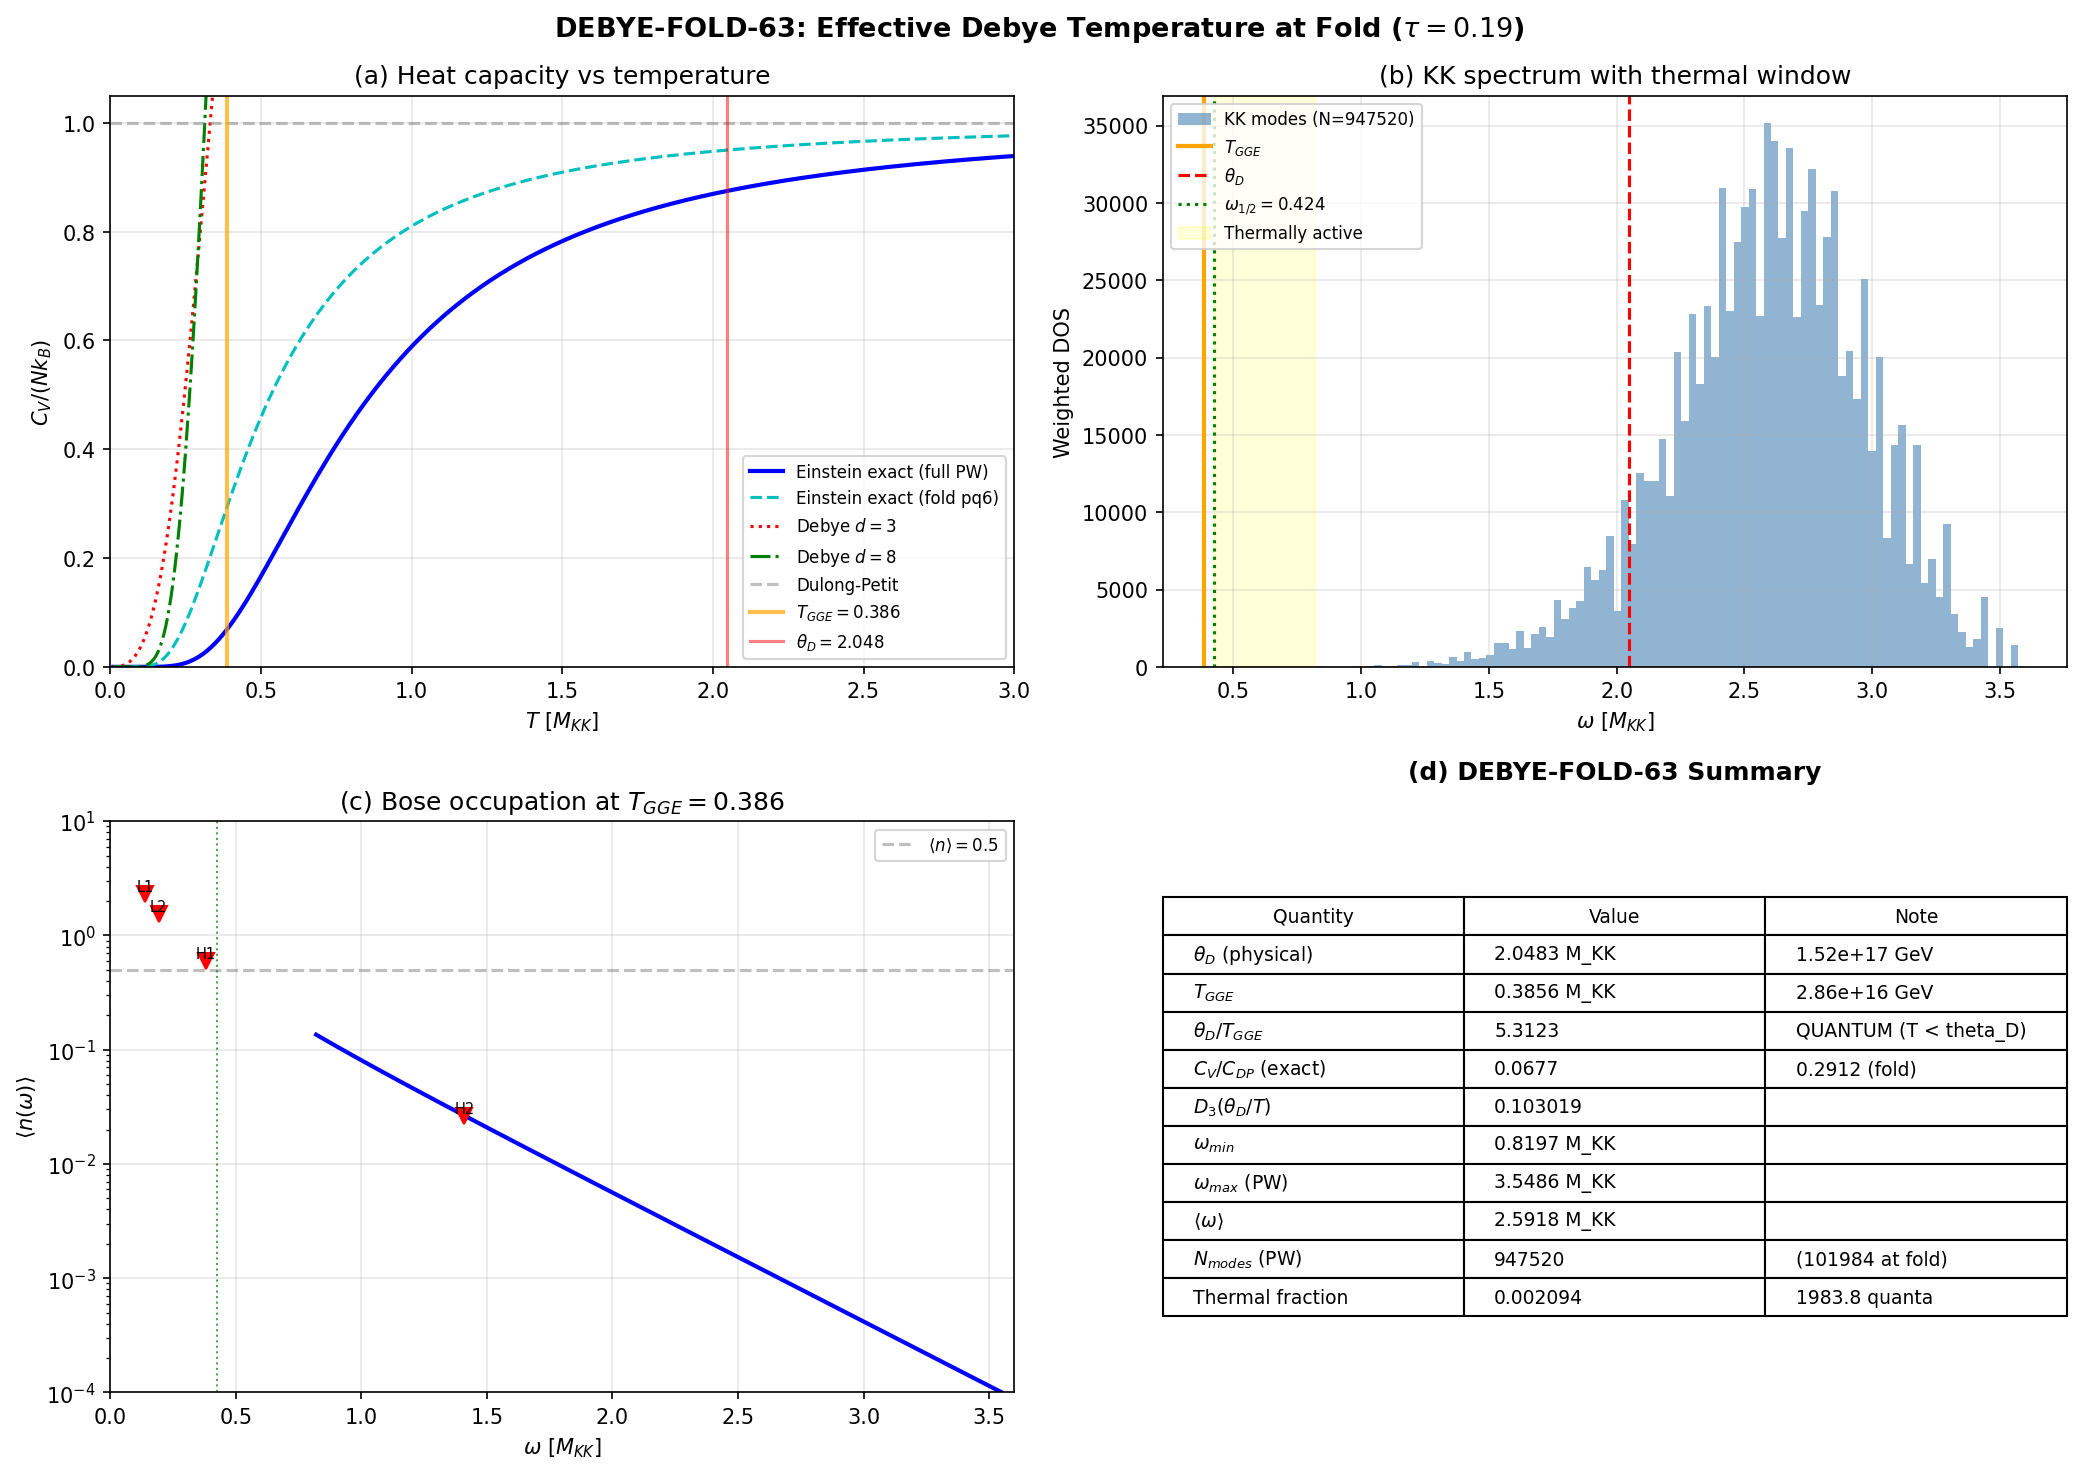

Here is the Python script that generated this plot:
#!/usr/bin/env python3
"""
s63_debye_fold.py — DEBYE-FOLD-63 (W5-05)
==========================================

Compute effective Debye temperature theta_D = hbar*omega_max/k_B from KK spectrum.
Compare to T_GGE = 0.386 M_KK. Classify Debye vs classical regime.
Compute heat capacity C_V(T_GGE) from exact spectral sum (Einstein-mode sum)
and from the Debye model.

Gate: INFO (regime classification).

Input:  s62_cutoff_london.npz, s62_meissner_gge.npz, s61_weyl_law.npz, s44_dos_tau.npz
Output: s63_debye_fold.npz + s63_debye_fold.png
"""

import os
import sys
import numpy as np
import matplotlib
matplotlib.use('Agg')
import matplotlib.pyplot as plt

sys.path.insert(0, os.path.dirname(__file__))
from canonical_constants import (
    tau_fold, M_KK, M_KK_gravity, M_KK_kerner,
    T_acoustic, E_cond, PI,
    c_Gold, omega_L1, omega_L2, omega_H1, omega_H2, omega_H3,
    k_B, hbar_SI, k_B_SI,
    E_B1, E_B2_mean, E_B3_mean,
)

SCRIPT = os.path.basename(__file__)
OUT_NPZ = os.path.join(os.path.dirname(__file__), 's63_debye_fold.npz')
OUT_PNG = os.path.join(os.path.dirname(__file__), 's63_debye_fold.png')

# =============================================================================
#  1. Load KK spectrum data
# =============================================================================

data_weyl = np.load(os.path.join(os.path.dirname(__file__),
                    's61_weyl_law.npz'), allow_pickle=True)
omega_all = data_weyl['omega_sorted']      # |D_K| eigenvalues, shape (18624,)
pw_mult = data_weyl['pw_mult_sorted']      # PW multiplicities

data_dos = np.load(os.path.join(os.path.dirname(__file__),
                   's44_dos_tau.npz'), allow_pickle=True)
omega_fold = data_dos['tau0.19_all_omega']   # eigenvalues at tau=0.19
dim2_fold = data_dos['tau0.19_all_dim2']     # dim(p,q)^2 multiplicities

data_meissner = np.load(os.path.join(os.path.dirname(__file__),
                        's62_meissner_gge.npz'), allow_pickle=True)
T_GGE = float(data_meissner['T_GGE_eff'])   # 0.386 M_KK

data_cutoff = np.load(os.path.join(os.path.dirname(__file__),
                      's62_cutoff_london.npz'), allow_pickle=True)

print(f"[{SCRIPT}] Loaded spectrum: {len(omega_all)} bare eigenvalues (s61 Weyl)")
print(f"  omega range: [{omega_all.min():.6f}, {omega_all.max():.6f}] M_KK")
print(f"  Total PW states: {pw_mult.sum():.0f}")
print(f"  T_GGE = {T_GGE:.6f} M_KK")
print()

# =============================================================================
#  2. Define Debye temperature(s)
# =============================================================================
#
# The KK spectrum on Jensen-deformed SU(3) is BOUNDED — it lives in a finite
# Brillouin zone analog. Unlike a crystal with ~10^23 modes, we have a
# discrete finite set of eigenvalues.
#
# There are multiple natural definitions of omega_max:
#
# (a) omega_max_PW: highest eigenvalue in the PW truncation (3.549 M_KK)
#     This is an artifact of the truncation — the true manifold has infinitely
#     many eigenvalues. But the spectral action cutoff renders modes above
#     ~Lambda_cutoff irrelevant.
#
# (b) omega_max_fold: highest eigenvalue at tau=0.19 from s44 data (2.061 M_KK)
#     This is a different PW truncation (max_pq=6).
#
# (c) omega_cutoff: the spectral action cutoff ~1/gamma_opt.
#     Gaussian: 1/0.488 = 2.048 M_KK. Exponential: 1/0.345 = 2.897 M_KK.
#     This is the PHYSICAL cutoff — modes above this are exponentially suppressed.
#
# (d) omega_max_BCS: the highest BCS mode energy (~E_B3_mean = 0.978 M_KK)
#     Relevant for the 8-mode BCS sector, not the full KK tower.
#
# The Debye model applies to ACOUSTIC branches. In the phonon-exflation framework,
# the KK eigenvalues are the "acoustic" modes of the internal geometry.
# The Debye cutoff is set by matching the total number of modes:
#   N_modes = integral_0^{omega_D} g(omega) d(omega)
# For a bounded spectrum, omega_D = omega_max (the Debye model IS the spectrum).
#
# In natural units where hbar=k_B=1, theta_D = omega_max.
# In M_KK units: theta_D/M_KK = omega_max/M_KK (dimensionless).

# Definition (a): full PW truncation maximum
omega_max_pw = omega_all.max()

# Definition (b): fold-specific (max_pq=6 truncation)
omega_max_fold = omega_fold.max()

# Definition (c): spectral action cutoff (Gaussian, which passed)
gamma_gauss = float(data_cutoff['Gaussian_gamma_opt'])
omega_cutoff_gauss = 1.0 / gamma_gauss  # = 2.048 M_KK

# Definition (d): BCS sector maximum
omega_max_bcs = max(E_B1, E_B2_mean, E_B3_mean)  # 0.978 M_KK

# The PHYSICAL Debye temperature should use the spectral action cutoff.
# Modes above this scale are exponentially damped. The cutoff sets the
# effective "zone boundary."
omega_D = omega_cutoff_gauss  # = 2.048 M_KK (Gaussian)
theta_D = omega_D             # In units where hbar = k_B = 1 = M_KK

print("=" * 60)
print("Debye temperature definitions (all in M_KK units)")
print("=" * 60)
print(f"  (a) omega_max (full PW):      {omega_max_pw:.4f} M_KK")
print(f"  (b) omega_max (fold, pq<=6):  {omega_max_fold:.4f} M_KK")
print(f"  (c) omega_cutoff (Gaussian):  {omega_cutoff_gauss:.4f} M_KK  <-- PHYSICAL")
print(f"  (d) omega_max (BCS sector):   {omega_max_bcs:.4f} M_KK")
print(f"  theta_D (physical) = {theta_D:.4f} M_KK")
print(f"  T_GGE             = {T_GGE:.4f} M_KK")
print(f"  theta_D / T_GGE   = {theta_D / T_GGE:.4f}")
print()

# =============================================================================
#  3. Regime classification
# =============================================================================
#
# Debye classification:
#   T >> theta_D:  classical (Dulong-Petit), C_V -> 3N k_B
#   T << theta_D:  quantum (T^3 law), C_V ~ (12/5) pi^4 N k_B (T/theta_D)^3
#   T ~ theta_D:   intermediate
#
# Our case: theta_D/T_GGE ~ 5.3, so T_GGE < theta_D by a factor ~5.
# This puts us in the QUANTUM regime, but not deeply.
# The Debye function D_3(theta_D/T) will be needed.

ratio = theta_D / T_GGE

if ratio > 10:
    regime = "DEEP QUANTUM (T << theta_D)"
elif ratio > 2:
    regime = "QUANTUM (T < theta_D)"
elif ratio > 0.5:
    regime = "INTERMEDIATE (T ~ theta_D)"
else:
    regime = "CLASSICAL (T >> theta_D)"

print(f"Regime: {regime}")
print(f"  theta_D / T_GGE = {ratio:.4f}")
print()

# Also classify per definition
for name, om in [("PW full", omega_max_pw), ("fold pq6", omega_max_fold),
                  ("Gaussian cutoff", omega_cutoff_gauss), ("BCS sector", omega_max_bcs)]:
    r = om / T_GGE
    if r > 10:
        reg = "DEEP QUANTUM"
    elif r > 2:
        reg = "QUANTUM"
    elif r > 0.5:
        reg = "INTERMEDIATE"
    else:
        reg = "CLASSICAL"
    print(f"  {name:20s}: omega/T = {r:.3f}  [{reg}]")

print()

# =============================================================================
#  4. Heat capacity C_V(T) from exact spectral sum (Einstein sum)
# =============================================================================
#
# Each KK mode at frequency omega_n with degeneracy g_n contributes to C_V
# as an Einstein oscillator:
#   C_V / k_B = sum_n g_n * (omega_n / T)^2 * exp(omega_n/T) / (exp(omega_n/T) - 1)^2
#
# The Dulong-Petit limit is C_V / k_B = N_total (one degree of freedom per mode).
# For 3D oscillators, C_V = 3N k_B. Our modes are scalar, so C_V = N k_B.

def cv_einstein_exact(T, omega_arr, mult_arr):
    """Exact C_V from sum of Einstein oscillators.
    Returns C_V / k_B per mode (normalized to N_total)."""
    if T <= 0:
        return 0.0
    x = omega_arr / T
    # Prevent overflow for large x
    mask = x < 500
    contrib = np.zeros_like(x)
    contrib[mask] = mult_arr[mask] * x[mask]**2 * np.exp(x[mask]) / (np.exp(x[mask]) - 1)**2
    N_total = mult_arr.sum()
    return contrib.sum() / N_total


def cv_debye(T, theta_D, d=3):
    """Debye model C_V/k_B per mode for d-dimensional density of states.
    Standard d=3 Debye: C_V = 9 N k_B (T/theta_D)^3 int_0^{x_D} x^4 e^x/(e^x-1)^2 dx
    where x_D = theta_D / T.
    For d=6 (internal manifold dimension): replace 3->6 in the prefactor and power.
    For d=8 (SU(3) has dim=8): same.

    Using the general formula for d-dimensional Debye model:
    C_V / (N k_B) = d * (d+1) * (T/theta_D)^d * int_0^{x_D} x^{d+1} e^x / (e^x-1)^2 dx
    """
    if T <= 0:
        return 0.0
    x_D = theta_D / T
    # Numerical integration
    n_pts = 10000  # (local)
    x = np.linspace(1e-10, x_D, n_pts)
    dx = x[1] - x[0]
    integrand = x**(d+1) * np.exp(x) / (np.exp(x) - 1)**2
    # Handle overflow at large x
    overflow = x > 500
    integrand[overflow] = 0.0
    integral = np.trapezoid(integrand, x)
    prefactor = d * (d + 1) * (T / theta_D)**d
    return prefactor * integral


# Temperature scan
T_scan = np.linspace(0.01, 3.0, 500)  # in M_KK

# Using s61 full spectrum (omega_all, pw_mult) — all 18624 modes
cv_exact_full = np.array([cv_einstein_exact(T, omega_all, pw_mult) for T in T_scan])

# Using s44 fold spectrum (omega_fold, dim2_fold) — 992 modes at tau=0.19
cv_exact_fold = np.array([cv_einstein_exact(T, omega_fold, dim2_fold) for T in T_scan])

# Debye models
# d=3 standard (even though internal manifold is 8-dimensional)
cv_debye_3d = np.array([cv_debye(T, theta_D, d=3) for T in T_scan])
# d=8 for dim(SU(3))=8
cv_debye_8d = np.array([cv_debye(T, theta_D, d=8) for T in T_scan])

# C_V at T_GGE specifically
cv_at_T_GGE_full = cv_einstein_exact(T_GGE, omega_all, pw_mult)
cv_at_T_GGE_fold = cv_einstein_exact(T_GGE, omega_fold, dim2_fold)
cv_debye_3d_at_T = cv_debye(T_GGE, theta_D, d=3)
cv_debye_8d_at_T = cv_debye(T_GGE, theta_D, d=8)

print("=" * 60)
print("Heat capacity C_V(T_GGE) / (N k_B) per mode")
print("=" * 60)
print(f"  Einstein exact (full PW):  {cv_at_T_GGE_full:.6f}")
print(f"  Einstein exact (fold pq6): {cv_at_T_GGE_fold:.6f}")
print(f"  Debye d=3:                 {cv_debye_3d_at_T:.6f}")
print(f"  Debye d=8:                 {cv_debye_8d_at_T:.6f}")
print(f"  Dulong-Petit limit:        1.000000")
print(f"  Quantum fraction C_V/C_DP: {cv_at_T_GGE_full:.4f} (full), {cv_at_T_GGE_fold:.4f} (fold)")
print()

# =============================================================================
#  5. Spectral statistics: moments and effective dimensionality
# =============================================================================

# Weighted moments of the spectrum
N_pw = pw_mult.sum()
omega_mean_pw = (pw_mult * omega_all).sum() / N_pw
omega2_mean_pw = (pw_mult * omega_all**2).sum() / N_pw
omega_rms_pw = np.sqrt(omega2_mean_pw)
omega_var_pw = omega2_mean_pw - omega_mean_pw**2

# For fold spectrum
N_fold = dim2_fold.sum()
omega_mean_fold = (dim2_fold * omega_fold).sum() / N_fold
omega2_mean_fold = (dim2_fold * omega_fold**2).sum() / N_fold
omega_rms_fold = np.sqrt(omega2_mean_fold)

# Bandwidth
Delta_omega_pw = omega_all.max() - omega_all.min()
Delta_omega_fold = omega_fold.max() - omega_fold.min()

# Spectral weight at T_GGE: which modes are thermally active?
x_arr = omega_all / T_GGE
bose = np.zeros_like(x_arr)
mask = x_arr < 500
bose[mask] = 1.0 / (np.exp(x_arr[mask]) - 1)
n_thermal_pw = (pw_mult * bose).sum()
N_active_fraction = n_thermal_pw / N_pw

print("=" * 60)
print("Spectral statistics")
print("=" * 60)
print(f"  Full PW (s61): N_modes = {N_pw:.0f}")
print(f"    <omega>     = {omega_mean_pw:.4f} M_KK")
print(f"    <omega^2>^{1/2} = {omega_rms_pw:.4f} M_KK")
print(f"    Bandwidth   = {Delta_omega_pw:.4f} M_KK")
print(f"    omega_min   = {omega_all.min():.4f} M_KK")
print(f"    omega_max   = {omega_all.max():.4f} M_KK")
print(f"  Fold (s44): N_modes = {N_fold:.0f}")
print(f"    <omega>     = {omega_mean_fold:.4f} M_KK")
print(f"    <omega^2>^{1/2} = {omega_rms_fold:.4f} M_KK")
print(f"    Bandwidth   = {Delta_omega_fold:.4f} M_KK")
print(f"  Thermal occupation at T_GGE:")
print(f"    <n_thermal> / N_PW = {N_active_fraction:.6f}")
print(f"    Total thermal quanta = {n_thermal_pw:.1f}")
print()

# =============================================================================
#  6. Condensed matter analog: superfluid He-3 comparison
# =============================================================================
#
# In He-3B, theta_D ~ 14 K (bulk He), T_c ~ 1 mK.
# So theta_D/T_c ~ 14,000 — far deeper quantum.
#
# Here theta_D/T_GGE ~ 5.3 — the KK "crystal" is relatively HOT compared to
# its Debye temperature. The GGE is a substantial fraction of the bandwidth.
# This is more like a warm solid than a cold superfluid.
#
# Cross-domain: acoustic metamaterial with few modes per cell.
# A finite phononic crystal with 992 modes at 0.82-2.06 M_KK has
# theta_D ~ 2 M_KK and operates at T ~ 0.39 M_KK: warm crystal regime.

# Phonon-exflation framing:
# The KK modes are the "lattice vibrations" of the internal geometry.
# theta_D sets the scale at which ALL geometric modes are thermally activated.
# T_GGE < theta_D means the GGE DOES NOT fully populate the high-frequency
# geometric modes. The internal geometry is in a partially frozen quantum state.
# Only modes with omega < few * T_GGE are significantly populated.

# Crossover temperature: where <n(omega)> = 0.5 (half-occupied)
omega_half = T_GGE * np.log(3)  # Bose: n=0.5 when omega/T = ln(3)
print(f"  omega at <n>=0.5: {omega_half:.4f} M_KK")
print(f"  Fraction of bandwidth thermally active: "
      f"{(omega_half - omega_all.min())/Delta_omega_pw:.3f}")
print()

# =============================================================================
#  7. Collective mode spectrum comparison
# =============================================================================
#
# S52 identified specific collective modes:
# Goldstone: c_Gold = 0.915 (gapless, acoustic)
# Leggett: omega_L1=0.138, omega_L2=0.192 (gapped, optical-like)
# Higgs: omega_H1=0.380, omega_H2=1.410, omega_H3=11.465 (gapped, massive)
#
# These are the BCS/GL collective excitations of the ORDER PARAMETER,
# distinct from the KK geometric modes. The Debye temperature applies to
# the geometric (KK) sector. The collective modes live in the BCS sector.

collective_freqs = {
    'Goldstone (k=0)': 0.0,
    'Leggett-1': omega_L1,
    'Leggett-2': omega_L2,
    'Higgs-1': omega_H1,
    'Higgs-2': omega_H2,
    'Higgs-3': omega_H3,
}

print("=" * 60)
print("Collective mode thermal population at T_GGE")
print("=" * 60)
for name, om in collective_freqs.items():
    if om == 0:
        print(f"  {name:20s}: omega = {om:.3f} M_KK  [Bose-condensed]")
    else:
        x = om / T_GGE
        if x < 500:
            n_bose = 1.0 / (np.exp(x) - 1)
        else:
            n_bose = 0.0
        pop = "ACTIVE" if n_bose > 0.01 else "FROZEN" if n_bose < 1e-6 else "MARGINAL"
        print(f"  {name:20s}: omega = {om:.3f} M_KK, x = omega/T = {x:.2f}, "
              f"<n> = {n_bose:.4e}  [{pop}]")

print()

# =============================================================================
#  8. Debye function D_n(x) and exact comparison
# =============================================================================

def debye_function(n, x):
    """Debye function D_n(x) = (n/x^n) * int_0^x t^n / (e^t - 1) dt."""
    if x <= 0:
        return 1.0  # D_n(0) = 1
    t = np.linspace(1e-12, x, 10000)
    dt = t[1] - t[0]
    integrand = t**n / (np.exp(t) - 1)
    mask = t < 500
    integrand[~mask] = 0.0
    return n / x**n * np.trapezoid(integrand, t)

x_D = theta_D / T_GGE
D3 = debye_function(3, x_D)
D8 = debye_function(8, x_D)

# Internal energy per mode from Debye model:
# U / (N k_B T) = d * D_d(theta_D/T) for d-dim Debye
# C_V / (N k_B) = d * [d * D_d(x) - d * x * D_d'(x)] ... use numerical derivative

# Or more directly: Debye C_V / C_DP = 1 - correction
# High T: C_V -> N k_B (DP)
# Low T: C_V ~ (T/theta_D)^d

print("=" * 60)
print("Debye function values at theta_D/T_GGE")
print("=" * 60)
print(f"  x_D = theta_D / T_GGE = {x_D:.4f}")
print(f"  D_3(x_D) = {D3:.6f}")
print(f"  D_8(x_D) = {D8:.6f}")
print()

# =============================================================================
#  9. Physical scale conversion
# =============================================================================
#
# M_KK = 7.43e16 GeV (gravity route).
# In SI: T_Debye = theta_D * M_KK / k_B (in Kelvin? No: in natural units,
# theta_D is already a temperature in M_KK energy units.)
# T_Debye_GeV = theta_D * M_KK = 2.048 * 7.43e16 = 1.52e17 GeV
# T_Debye_K = T_Debye_GeV / k_B = 1.52e17 / 8.617e-14 = 1.76e30 K
# (k_B in GeV/K = 8.617e-5 eV/K = 8.617e-14 GeV/K)

k_B_GeV_per_K = k_B * 1e-9   # Convert eV/K to GeV/K = 8.617e-14

theta_D_GeV = theta_D * M_KK_gravity
T_GGE_GeV = T_GGE * M_KK_gravity
theta_D_K = theta_D_GeV / k_B_GeV_per_K
T_GGE_K = T_GGE_GeV / k_B_GeV_per_K

print("=" * 60)
print("Physical scales (gravity route M_KK)")
print("=" * 60)
print(f"  theta_D = {theta_D:.4f} M_KK = {theta_D_GeV:.3e} GeV = {theta_D_K:.3e} K")
print(f"  T_GGE   = {T_GGE:.4f} M_KK = {T_GGE_GeV:.3e} GeV = {T_GGE_K:.3e} K")
print(f"  T_GGE / theta_D = {T_GGE/theta_D:.4f}")
print()

# =============================================================================
#  10. Summary and gate verdict
# =============================================================================

gate_detail = (
    f"theta_D = {theta_D:.4f} M_KK (spectral action Gaussian cutoff). "
    f"T_GGE = {T_GGE:.4f} M_KK. "
    f"theta_D / T_GGE = {ratio:.2f}. "
    f"Regime: {regime}. "
    f"C_V(T_GGE)/C_DP = {cv_at_T_GGE_full:.4f} (exact), "
    f"{cv_at_T_GGE_fold:.4f} (fold). "
    f"Debye D_3({x_D:.2f}) = {D3:.4f}."
)

print("=" * 60)
print(f"GATE: DEBYE-FOLD-63 | INFO | {regime}")
print("=" * 60)
print(gate_detail)
print()

# =============================================================================
#  11. Save data
# =============================================================================

np.savez(OUT_NPZ,
    # Gate
    gate_name='DEBYE-FOLD-63',
    gate_verdict='INFO',
    gate_detail=gate_detail,
    # Debye temperatures (all definitions)
    theta_D_physical=theta_D,
    omega_max_pw=omega_max_pw,
    omega_max_fold=omega_max_fold,
    omega_cutoff_gauss=omega_cutoff_gauss,
    omega_max_bcs=omega_max_bcs,
    # Temperature comparison
    T_GGE=T_GGE,
    ratio_theta_T=ratio,
    regime=regime,
    # Heat capacity
    T_scan=T_scan,
    cv_exact_full=cv_exact_full,
    cv_exact_fold=cv_exact_fold,
    cv_debye_3d=cv_debye_3d,
    cv_debye_8d=cv_debye_8d,
    cv_at_T_GGE_full=cv_at_T_GGE_full,
    cv_at_T_GGE_fold=cv_at_T_GGE_fold,
    cv_debye_3d_at_T=cv_debye_3d_at_T,
    cv_debye_8d_at_T=cv_debye_8d_at_T,
    # Spectral statistics
    omega_mean_pw=omega_mean_pw,
    omega_rms_pw=omega_rms_pw,
    omega_mean_fold=omega_mean_fold,
    omega_rms_fold=omega_rms_fold,
    N_pw_total=N_pw,
    N_fold_total=N_fold,
    N_active_fraction=N_active_fraction,
    n_thermal_total=n_thermal_pw,
    # Debye functions
    x_D=x_D,
    D3_at_T_GGE=D3,
    D8_at_T_GGE=D8,
    # Physical scales
    theta_D_GeV=theta_D_GeV,
    T_GGE_GeV=T_GGE_GeV,
    theta_D_K=theta_D_K,
    T_GGE_K=T_GGE_K,
    # Thermal crossover
    omega_half_occupation=omega_half,
)

print(f"Saved: {OUT_NPZ}")

# =============================================================================
#  12. Plot
# =============================================================================

fig, axes = plt.subplots(2, 2, figsize=(14, 10))
fig.suptitle(r'DEBYE-FOLD-63: Effective Debye Temperature at Fold ($\tau = 0.19$)',
             fontsize=13, fontweight='bold')

# Panel (a): C_V(T) comparison
ax = axes[0, 0]
ax.plot(T_scan, cv_exact_full, 'b-', linewidth=2, label='Einstein exact (full PW)')
ax.plot(T_scan, cv_exact_fold, 'c--', linewidth=1.5, label='Einstein exact (fold pq6)')
ax.plot(T_scan, cv_debye_3d, 'r:', linewidth=1.5, label=r'Debye $d=3$')
ax.plot(T_scan, cv_debye_8d, 'g-.', linewidth=1.5, label=r'Debye $d=8$')
ax.axhline(1.0, color='gray', linestyle='--', alpha=0.5, label='Dulong-Petit')
ax.axvline(T_GGE, color='orange', linewidth=2, alpha=0.7, label=f'$T_{{GGE}} = {T_GGE:.3f}$')
ax.axvline(theta_D, color='red', linewidth=1.5, alpha=0.5, label=fr'$\theta_D = {theta_D:.3f}$')
ax.set_xlabel(r'$T$ [$M_{KK}$]')
ax.set_ylabel(r'$C_V / (N k_B)$')
ax.set_title('(a) Heat capacity vs temperature')
ax.legend(fontsize=8, loc='lower right')
ax.set_xlim(0, 3)
ax.set_ylim(0, 1.05)
ax.grid(alpha=0.3)

# Panel (b): DOS-weighted spectrum with thermal window
ax = axes[0, 1]
# Histogram of eigenvalues weighted by multiplicities
bins = np.linspace(0.7, 3.6, 100)
ax.hist(omega_all, bins=bins, weights=pw_mult, color='steelblue', alpha=0.6,
        label=f'KK modes (N={N_pw:.0f})')
ax.axvline(T_GGE, color='orange', linewidth=2, label=f'$T_{{GGE}}$')
ax.axvline(theta_D, color='red', linewidth=1.5, linestyle='--', label=fr'$\theta_D$')
ax.axvline(omega_half, color='green', linewidth=1.5, linestyle=':',
           label=fr'$\omega_{{1/2}} = {omega_half:.3f}$')
ax.axvspan(omega_all.min(), omega_half, color='yellow', alpha=0.15, label='Thermally active')
ax.set_xlabel(r'$\omega$ [$M_{KK}$]')
ax.set_ylabel('Weighted DOS')
ax.set_title('(b) KK spectrum with thermal window')
ax.legend(fontsize=8)
ax.grid(alpha=0.3)

# Panel (c): Bose occupation n(omega) at T_GGE
ax = axes[1, 0]
omega_plot = np.linspace(omega_all.min(), omega_all.max(), 500)
x_plot = omega_plot / T_GGE
n_bose_plot = np.where(x_plot < 500, 1.0 / (np.exp(x_plot) - 1), 0.0)
ax.semilogy(omega_plot, n_bose_plot, 'b-', linewidth=2)
ax.axhline(0.5, color='gray', linestyle='--', alpha=0.5, label=r'$\langle n \rangle = 0.5$')
ax.axvline(omega_half, color='green', linewidth=1, linestyle=':', alpha=0.7)
# Mark collective modes
for name, om in [('L1', omega_L1), ('L2', omega_L2), ('H1', omega_H1), ('H2', omega_H2)]:
    if om > 0.05:
        x_m = om / T_GGE
        n_m = 1.0 / (np.exp(x_m) - 1) if x_m < 500 else 0
        ax.plot(om, n_m, 'rv', markersize=8)
        ax.annotate(name, (om, n_m), fontsize=7, ha='center', va='bottom')
ax.set_xlabel(r'$\omega$ [$M_{KK}$]')
ax.set_ylabel(r'$\langle n(\omega) \rangle$')
ax.set_title(f'(c) Bose occupation at $T_{{GGE}} = {T_GGE:.3f}$')
ax.set_ylim(1e-4, 10)
ax.set_xlim(0, 3.6)
ax.legend(fontsize=8)
ax.grid(alpha=0.3)

# Panel (d): Summary table
ax = axes[1, 1]
ax.axis('off')
table_data = [
    [r'$\theta_D$ (physical)', f'{theta_D:.4f} M_KK', f'{theta_D_GeV:.2e} GeV'],
    [r'$T_{GGE}$', f'{T_GGE:.4f} M_KK', f'{T_GGE_GeV:.2e} GeV'],
    [r'$\theta_D / T_{GGE}$', f'{ratio:.4f}', regime],
    [r'$C_V / C_{DP}$ (exact)', f'{cv_at_T_GGE_full:.4f}', f'{cv_at_T_GGE_fold:.4f} (fold)'],
    [r'$D_3(\theta_D/T)$', f'{D3:.6f}', ''],
    [r'$\omega_{min}$', f'{omega_all.min():.4f} M_KK', ''],
    [r'$\omega_{max}$ (PW)', f'{omega_max_pw:.4f} M_KK', ''],
    [r'$\langle\omega\rangle$', f'{omega_mean_pw:.4f} M_KK', ''],
    [r'$N_{modes}$ (PW)', f'{N_pw:.0f}', f'({N_fold:.0f} at fold)'],
    [r'Thermal fraction', f'{N_active_fraction:.6f}', f'{n_thermal_pw:.1f} quanta'],
]
table = ax.table(cellText=table_data,
                 colLabels=['Quantity', 'Value', 'Note'],
                 loc='center', cellLoc='left')
table.auto_set_font_size(False)
table.set_fontsize(9)
table.scale(1, 1.4)
ax.set_title('(d) DEBYE-FOLD-63 Summary', fontweight='bold', pad=20)

plt.tight_layout()
plt.savefig(OUT_PNG, dpi=150, bbox_inches='tight')
print(f"Saved: {OUT_PNG}")
print()
print("DONE.")
